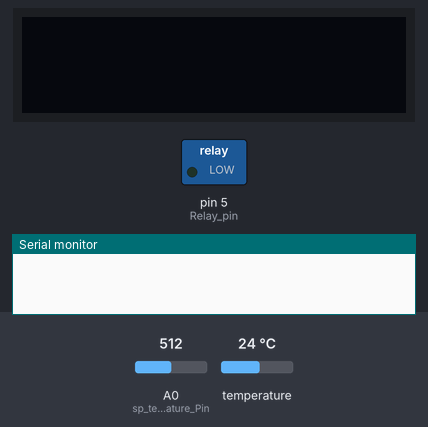
Recording of a program running on a simulated Arduino Nano, built with avr-gcc and run on an emulated ATmega328P. On the bench: 128×32 one-colour display, switched loads named in the program (green lamp = pin HIGH), the last lines printed to the serial monitor. Inputs (shaded band) come from the test bench; at power-on: A0 (sp_temperature_Pin) = 512, temperature 24 °C.

Above: at 2.0 s.
2.1 s: A0 (sp_temperature_Pin) set to 168
5.3 s: A0 (sp_temperature_Pin) set to 145
At 7.4 s:
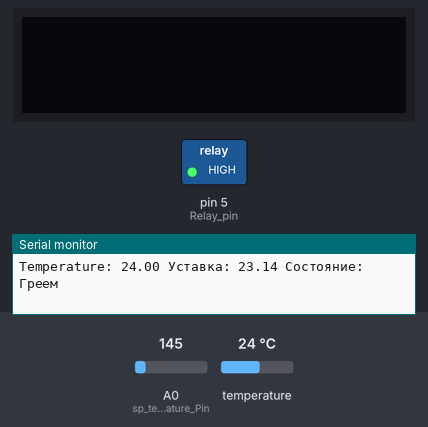
7.7 s: A0 (sp_temperature_Pin) set to 187
9.8 s: A0 (sp_temperature_Pin) set to 219
At 12.2 s:
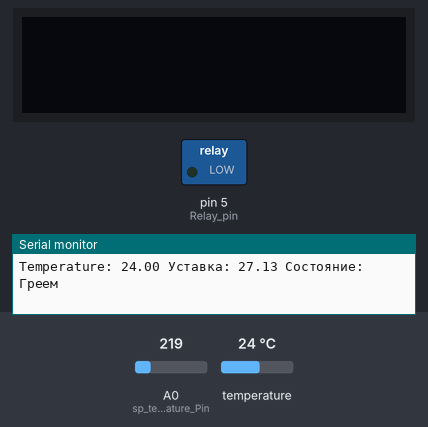
12.5 s: A0 (sp_temperature_Pin) set to 122
At 14.3 s:
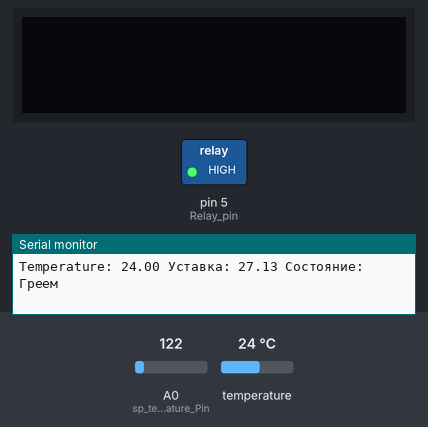
Timing chart, 0 to 15.8 s (numbered marks = the images above; inputs shaded):
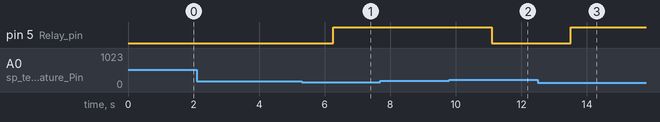

The program:

main.cpp
```cpp
#include <Arduino.h>
#include <OneWire.h>
#include <DallasTemperature.h>
#include <Adafruit_GFX.h>
#include <Adafruit_SSD1306.h>

#define SCREEN_WIDTH 128 // OLED display width, in pixels
#define SCREEN_HEIGHT 32 // OLED display height, in pixels

// Declaration for an SSD1306 display connected to I2C (SDA, SCL pins)
#define OLED_RESET     4 // Reset pin # (or -1 if sharing Arduino reset pin)
Adafruit_SSD1306 display(SCREEN_WIDTH, SCREEN_HEIGHT, &Wire, OLED_RESET);

#define ONE_WIRE_BUS 2
#define PUBLISH_DELAY 3000
#define SP_MAX 90
#define SP_MIN 10
// Setup a oneWire instance to communicate with any OneWire devices
OneWire oneWire(ONE_WIRE_BUS);

// Pass our oneWire reference to Dallas Temperature.
DallasTemperature sensors(&oneWire);

DeviceAddress Thermometer1 = { 0x28, 0x85, 0xC7, 0x5B, 0x1E, 0x13, 0x01, 0x79 }; //28 85 C7 5B 1E 13 1 79
int Relay_pin = 5;
int sp_temperature_Pin = A0;
float t;
long previousMillis;
float sp;
String strData = "";
boolean recievedFlag = true;

void currentStatus() {
  Serial.print(F("Temperature: "));
  Serial.print(t);
  Serial.print(F(" Уставка: "));
  Serial.print(sp);
  Serial.print(F(" Состояние: "));
  Serial.println((digitalRead(Relay_pin) == HIGH) ? "Остываем" : "Греем");
}

float readSp(int analogPin) {
  int rawReading = analogRead(analogPin);
  return (SP_MAX-SP_MIN)*(rawReading / 1023.0) + SP_MIN;
}

float getTemperature(DeviceAddress deviceAddress) {

  float tempC = sensors.getTempC(deviceAddress);
  if (tempC == -127.00) {
    return NAN;
  } else {
    return tempC;
  }
}
void discretRegul(float pv, float sp, float deadband, int outport ) {
  if ((pv > sp + deadband) and !digitalRead(outport)) {
    digitalWrite(outport, HIGH);
  } else if  ((pv < sp - deadband) and digitalRead(outport)) {
    digitalWrite (outport, LOW);
  }
}

void drawscreen1() {
display.clearDisplay();
display.setTextSize(1);             // Normal 1:1 pixel scale
display.setTextColor(WHITE);        // Draw white text
display.setCursor(0,0);             // Start at top-left corner
display.print(F("Temperature: "));
display.print(t);
display.print(F(" Уставка: "));
display.print(sp);
display.print(F(" Состояние: "));
display.println((digitalRead(Relay_pin) == HIGH) ? "Остываем" : "Греем");
}


void setup() {
  sensors.begin();
  // set the resolution to 10 bit (good enough?)
  sensors.setResolution(Thermometer1, 10);
  // setup output pins
  pinMode(Relay_pin, OUTPUT);
  // setup serial communication
  Serial.begin(9600);

  if(!display.begin(SSD1306_SWITCHCAPVCC, 0x3C)) { // Address 0x3C for 128x32
    Serial.println(F("SSD1306 allocation failed"));
    for(;;); // Don't proceed, loop forever
  }
  // Clear the buffer
  display.clearDisplay();
}

void loop() {
  sp = readSp(sp_temperature_Pin);
  sensors.requestTemperatures();
  t = getTemperature(Thermometer1);
  discretRegul(t, sp , 2.0, Relay_pin);

  // it's time to send new data?
  if (millis() - previousMillis > PUBLISH_DELAY) {
    currentStatus();
    previousMillis = millis();
  }

  // Wait 1 seconds before next cicle
  delay(1000);

}
```

Measured:
- the behaviour switches between 154 and 153 on A0 (sp_temperature_Pin) (found by bisection; images 0 and 1)
- the behaviour switches between 204 and 205 on A0 (sp_temperature_Pin) (found by bisection; images 1 and 2)
- after the input at 5.3 s, pin 5 (Relay_pin): LOW → HIGH after 0.97 s
- after the input at 7.7 s, every drawn part: stays the same
- after the input at 9.8 s, pin 5 (Relay_pin): HIGH → LOW after 1.3 s
- after the input at 12.5 s, pin 5 (Relay_pin): LOW → HIGH after 1.0 s
